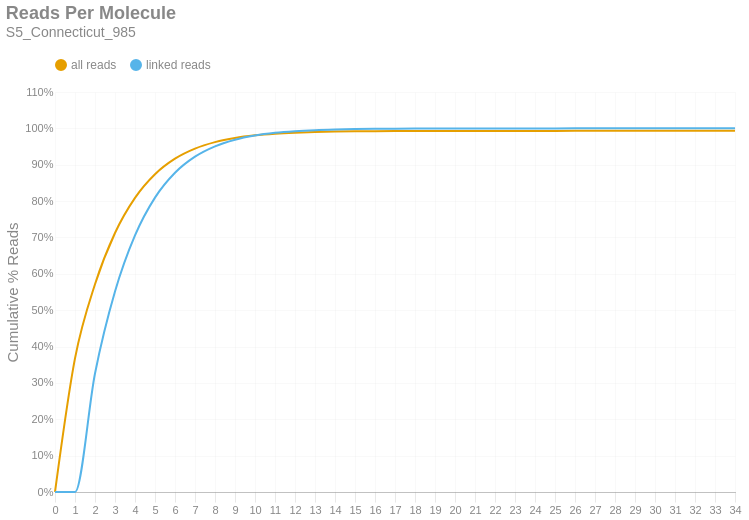

Source (notebook cell):
### Markdown cell above
### Reads per Molecule
This chart shows the cumulative distribution of the number of reads per linked molecule. That is, how many alignments are associated with a unique molecule. This excludes the number of reads associated with invalid or absent linked-read barcodes. The `linked` histogram is the percentages recalculated when disregarding singletons.

### Code cell
if SKIPLR:
    print_html(f"Skipped")
else:
    counts = np.bincount(valids['reads'].cast(pl.Int64).to_numpy())
    weighted = counts * np.arange(len(counts))
    all_perc = weighted / n_reads
    linked_perc = weighted / n_linked_reads
    linked_perc[1] = 0
    binned_df = pl.DataFrame({
        'readsper': list(range(len(counts))),
        'all reads (cumsum)': np.cumsum(all_perc).tolist(),
        'linked reads (cumsum)': np.cumsum(linked_perc).tolist(),
    })

    with SafeRender(binned_df):
        (
            density_plot(binned_df, 'Reads Per Molecule', samplename, 'readspmol')
            .encode(
                x=alt.X('readsper:O', title=None).axis(labelAngle=0).scale(padding=0),
                y=alt.Y('value:Q', title='Cumulative % Reads').axis(format='%').stack(False),
                color=alt.Color("key:N").scale(domain=["all reads", "linked reads"]),
                tooltip=[
                    alt.Tooltip("key:N", title="Data Type"),
                    alt.Tooltip("readsper:O", title="Reads Per Molecule"),
                    alt.Tooltip("value:Q", format=".2%", title="% Reads (Cum.)")
                ]            
            )
        ).display()

### Figure 1 — Vega-Lite specification as saved in the notebook (floating-point values rounded to 4 significant figures)
{"width": "container", "height": 400, "config": {"title": {"anchor": "start", "dy": -15, "fontSize": 18, "color": "#888888", "subtitleColor": "#888888", "subtitleFontSize": 14}, "arc": {"fill": "#0072B2"}, "axis": {"domainColor": "#888888", "domainWidth": 0.5, "gridWidth": 0.2, "grid": false, "titleFontWeight": 400, "titleFontSize": 15, "labelFontSize": 11, "labelColor": "#888888", "tickColor": "#888888", "tickWidth": 0.2, "titleColor": "#888888"}, "axisBand": {"grid": false}, "axisX": {"grid": true, "tickSize": 10, "domainCap": "round"}, "axisY": {"domain": false, "grid": true, "tickSize": 0, "domainCap": "round"}, "background": "transparent", "header": {"labelFontSize": 15, "labelColor": "#888888", "titleFontSize": 15, "titleFontWeight": 600, "titleColor": "#888888"}, "legend": {"labelFont": "sans-serif", "labelFontSize": 12, "labelColor": "#888888", "symbolSize": 100, "symbolType": "circle", "titleFontSize": 12, "titlePadding": 10, "titleColor": "#888888", "title": null, "orient": "top"}, "range": {"category": ["#E69F00", "#56B4E9", "#009E73", "#F0E442", "#0072B2", "#D55E00", "#CC79A7", "#000000"], "diverging": ["#cfe8f3", "#a2d4ec", "#73bfe2", "#46abdb", "#1696d2", "#12719e"]}, "area": {"fill": "#0072B2", "fillOpacity": 0.7, "line": true, "strokeOpacity": 0.7}, "line": {"color": "#0072B2", "stroke": "#0072B2", "strokeWidth": 2}, "trail": {"color": "#0072B2", "stroke": "#0072B2", "strokeWidth": 0, "size": 1}, "point": {"filled": true, "fillOpacity": 1.0, "size": 95}, "text": {"color": "#888888", "fontSize": 11, "align": "right", "fontWeight": 400, "size": 11}, "bar": {"fill": "#0072B2", "stroke": null}, "view": {"stroke": null, "continuousWidth": 660, "continuousHeight": 400}}, "data": {"name": "data-028b37f95871b9a45a2a756efaa9805e"}, "mark": {"type": "line", "interpolate": "monotone", "point": {"opacity": 0, "size": 275}}, "encoding": {"color": {"field": "key", "scale": {"domain": ["all reads", "linked reads"]}, "type": "nominal"}, "tooltip": [{"field": "key", "title": "Data Type", "type": "nominal"}, {"field": "readsper", "title": "Reads Per Molecule", "type": "ordinal"}, {"field": "value", "format": ".2%", "title": "% Reads (Cum.)", "type": "quantitative"}], "x": {"axis": {"labelAngle": 0}, "field": "readsper", "scale": {"padding": 0}, "title": null, "type": "ordinal"}, "y": {"axis": {"format": "%"}, "field": "value", "stack": false, "title": "Cumulative % Reads", "type": "quantitative"}}, "params": [{"name": "param_c36ac31b6afebe62", "select": {"type": "point", "fields": ["key"]}, "bind": "legend"}], "title": {"text": "Reads Per Molecule", "subtitle": "S5_Connecticut_985"}, "transform": [{"fold": ["all reads (cumsum)", "linked reads (cumsum)"]}, {"calculate": "replace(datum.key, ' (cumsum)', '')", "as": "key"}, {"filter": {"param": "param_c36ac31b6afebe62"}}], "usermeta": {"embedOptions": {"downloadFileName": "S5_Connecticut_985.readspmol"}}, "$schema": "https://vega.github.io/schema/vega-lite/v6.1.0.json", "datasets": {"data-028b37f95871b9a45a2a756efaa9805e": [{"readsper": 0, "all reads (cumsum)": 0.0, "linked reads (cumsum)": 0.0}, {"readsper": 1, "all reads (cumsum)": 0.3676, "linked reads (cumsum)": 0.0}, {"readsper": 2, "all reads (cumsum)": 0.5715, "linked reads (cumsum)": 0.3259}, {"readsper": 3, "all reads (cumsum)": 0.7123, "linked reads (cumsum)": 0.5511}, {"readsper": 4, "all reads (cumsum)": 0.8089, "linked reads (cumsum)": 0.7055}, {"readsper": 5, "all reads (cumsum)": 0.8739, "linked reads (cumsum)": 0.8095}, {"readsper": 6, "all reads (cumsum)": 0.9167, "linked reads (cumsum)": 0.8778}, {"readsper": 7, "all reads (cumsum)": 0.9444, "linked reads (cumsum)": 0.9221}, {"readsper": 8, "all reads (cumsum)": 0.9621, "linked reads (cumsum)": 0.9505}, {"readsper": 9, "all reads (cumsum)": 0.9736, "linked reads (cumsum)": 0.9688}, {"readsper": 10, "all reads (cumsum)": 0.9808, "linked reads (cumsum)": 0.9803}, {"readsper": 11, "all reads (cumsum)": 0.9854, "linked reads (cumsum)": 0.9876}, {"readsper": 12, "all reads (cumsum)": 0.9882, "linked reads (cumsum)": 0.9922}, {"readsper": 13, "all reads (cumsum)": 0.9901, "linked reads (cumsum)": 0.9951}, {"readsper": 14, "all reads (cumsum)": 0.9912, "linked reads (cumsum)": 0.9969}, {"readsper": 15, "all reads (cumsum)": 0.9919, "linked reads (cumsum)": 0.9981}, {"readsper": 16, "all reads (cumsum)": 0.9923, "linked reads (cumsum)": 0.9987}, {"readsper": 17, "all reads (cumsum)": 0.9926, "linked reads (cumsum)": 0.9992}, {"readsper": 18, "all reads (cumsum)": 0.9928, "linked reads (cumsum)": 0.9994}, {"readsper": 19, "all reads (cumsum)": 0.9929, "linked reads (cumsum)": 0.9996}, {"readsper": 20, "all reads (cumsum)": 0.993, "linked reads (cumsum)": 0.9998}, {"readsper": 21, "all reads (cumsum)": 0.993, "linked reads (cumsum)": 0.9998}, {"readsper": 22, "all reads (cumsum)": 0.9931, "linked reads (cumsum)": 0.9999}, {"readsper": 23, "all reads (cumsum)": 0.9931, "linked reads (cumsum)": 0.9999}, {"readsper": 24, "all reads (cumsum)": 0.9931, "linked reads (cumsum)": 0.9999}, {"readsper": 25, "all reads (cumsum)": 0.9931, "linked reads (cumsum)": 1.0}, {"readsper": 26, "all reads (cumsum)": 0.9931, "linked reads (cumsum)": 1.0}, {"readsper": 27, "all reads (cumsum)": 0.9931, "linked reads (cumsum)": 1.0}, {"readsper": 28, "all reads (cumsum)": 0.9931, "linked reads (cumsum)": 1.0}, {"readsper": 29, "all reads (cumsum)": 0.9931, "linked reads (cumsum)": 1.0}, {"readsper": 30, "all reads (cumsum)": 0.9931, "linked reads (cumsum)": 1.0}, {"readsper": 31, "all reads (cumsum)": 0.9931, "linked reads (cumsum)": 1.0}, {"readsper": 32, "all reads (cumsum)": 0.9931, "linked reads (cumsum)": 1.0}, {"readsper": 33, "all reads (cumsum)": 0.9931, "linked reads (cumsum)": 1.0}, {"readsper": 34, "all reads (cumsum)": 0.9931, "linked reads (cumsum)": 1.0}]}}
